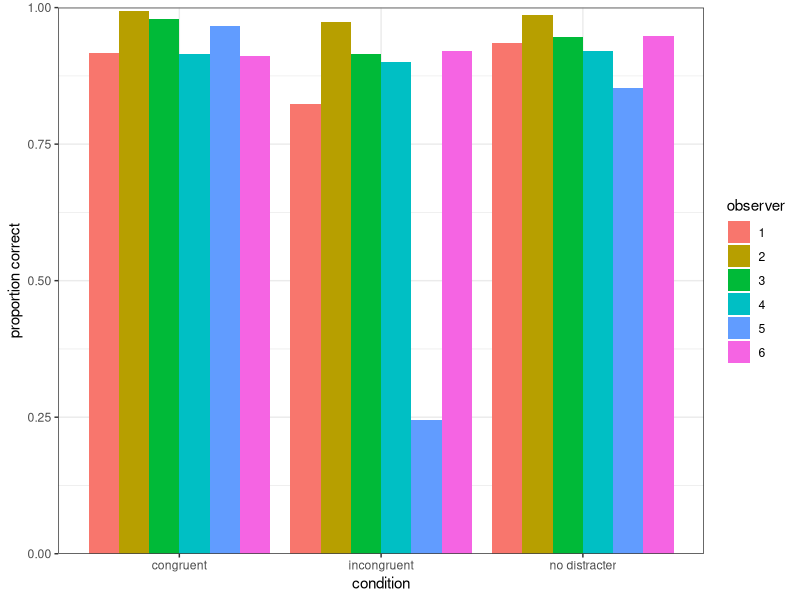

This figure's R source: (Note: this script raises an error after producing the figure.)
library(ggplot2)
library(dplyr)
library(colorspace)
options(digits=3)

fDat = read.csv("fixations.csv")
rDat = read.csv("response.csv")
fDat$observer = factor(fDat$observer)
rDat$observer = as.factor(rDat$observer)

aDat = aggregate(targDiscrim~observer+congC, rDat, "mean")

plt = ggplot(aDat, aes(x=congC, y=targDiscrim, fill=observer))
plt = plt + geom_bar(stat="identity", position=position_dodge())
plt = plt + scale_y_continuous(name="proportion correct",  limits=c(0,1), expand=c(0,0))
plt = plt + scale_x_discrete(name="condition")
plt = plt + theme_bw()
ggsave("../graphs/accPlot.pdf", height=5, width=5)


#  classify trial
dat$type = 'error'
dat$type[as.logical(dat$lengthOK) & (dat$lookedAtTarg==TRUE)] = "direct"
# dat$type[dat$pathLength>1.2] = "tooLong"
# dat$type[dat$lookedAtDist==TRUE] = "fixatedDistracter"

dat$type = as.factor(dat$type)

dat$thoughtNoAttCap = as.factor(dat$thoughtNoAttCap)
levels(dat$thoughtNoAttCap) = c("bad", "good")
levels(dat$observer) = c("1", "2", "3", "4", "5", "6")

# plot basic results for distracter trials. 
plt = ggplot(filter(dat, distracter==1), aes(x=type, fill=thoughtNoAttCap)) + geom_bar(stat="count") + facet_grid(~observer)
plt = plt + theme_bw() + scale_y_continuous(name="number of trials") + scale_x_discrete(name=" ")
plt = plt + theme(legend.position="top") + scale_fill_discrete(name="responded that the trial was:")
plt = plt + theme(axis.text.x=element_text(angle=90,hjust=1,vjust=0.5))
plt = plt + scale_fill_brewer(type="seq", palette=3, name="response", direction=-1)
ggsave("../graphs/capturedAndThoughtA.pdf", width=10, height=4)
ggsave("../graphs/capturedAndThoughtA.png", width=10, height=4)




# calculate prec and recall for each person
dat_pr = data.frame(person=character(), stat=factor(levels=c('accuracy', 'precision', 'rec')), val=numeric())

for (person in levels(dat$observer))
{
	pdat = dat[which(dat$observer==person),]
	prec = sum(pdat$type=="error" & pdat$thoughtNoAttCap=="bad")/sum(pdat$thoughtNoAttCap=="bad")
	recall = sum(pdat$type=="error" & pdat$thoughtNoAttCap=="bad")/sum(pdat$type=="error")
	acc = mean((pdat$type=="error") == (pdat$thoughtNoAttCap=="bad"))
	
	dat_pr = rbind(dat_pr, data.frame(person=person, stat="precision", val=prec))
	dat_pr = rbind(dat_pr, data.frame(person=person, stat="recall", val=recall))
	dat_pr = rbind(dat_pr, data.frame(person=person, stat="F1", val=2*prec*recall/(prec+recall)))
	dat_pr= rbind(dat_pr, data.frame(person=person, stat="accuracy", val=acc))
}

dat_pr$stat = factor(dat_pr$stat, levels=c('accuracy', 'precision', 'recall', "F1"))
plt = ggplot(dat_pr, aes(x=stat, y=val)) + geom_boxplot(fill="grey")
plt = plt + theme_bw() + theme(axis.title.x = element_blank(), axis.title.y = element_blank(), legend.position="none")
ggsave("../graphs/f1score.pdf", height=5, width=5)
ggsave("../graphs/f1score.png", height=5, width=5)
